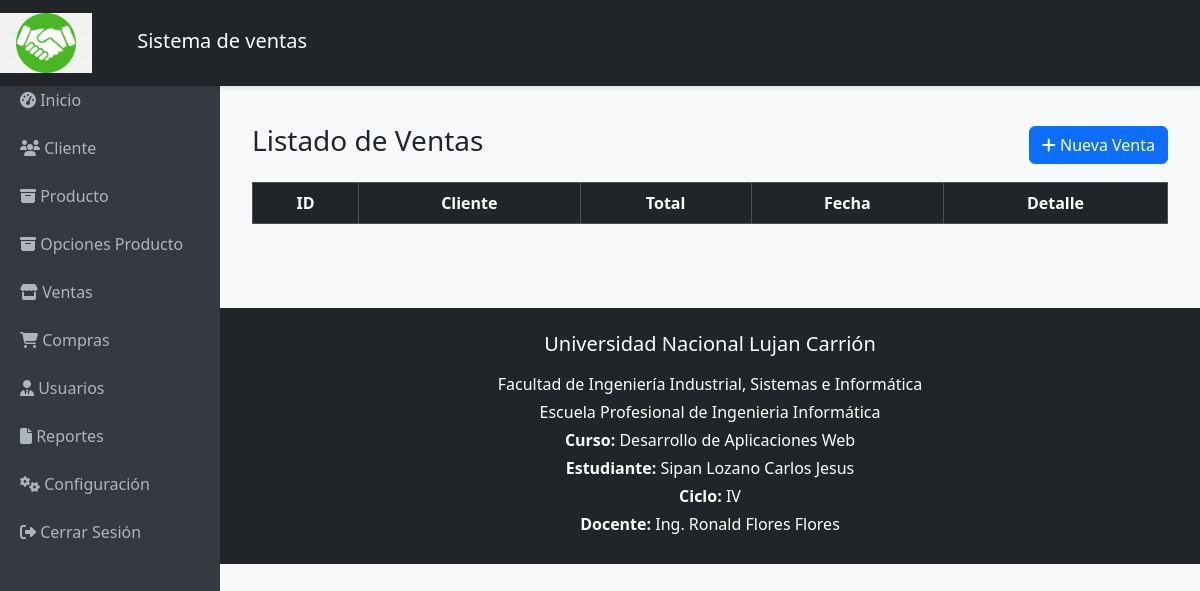
The app's page /venta.php, older data.
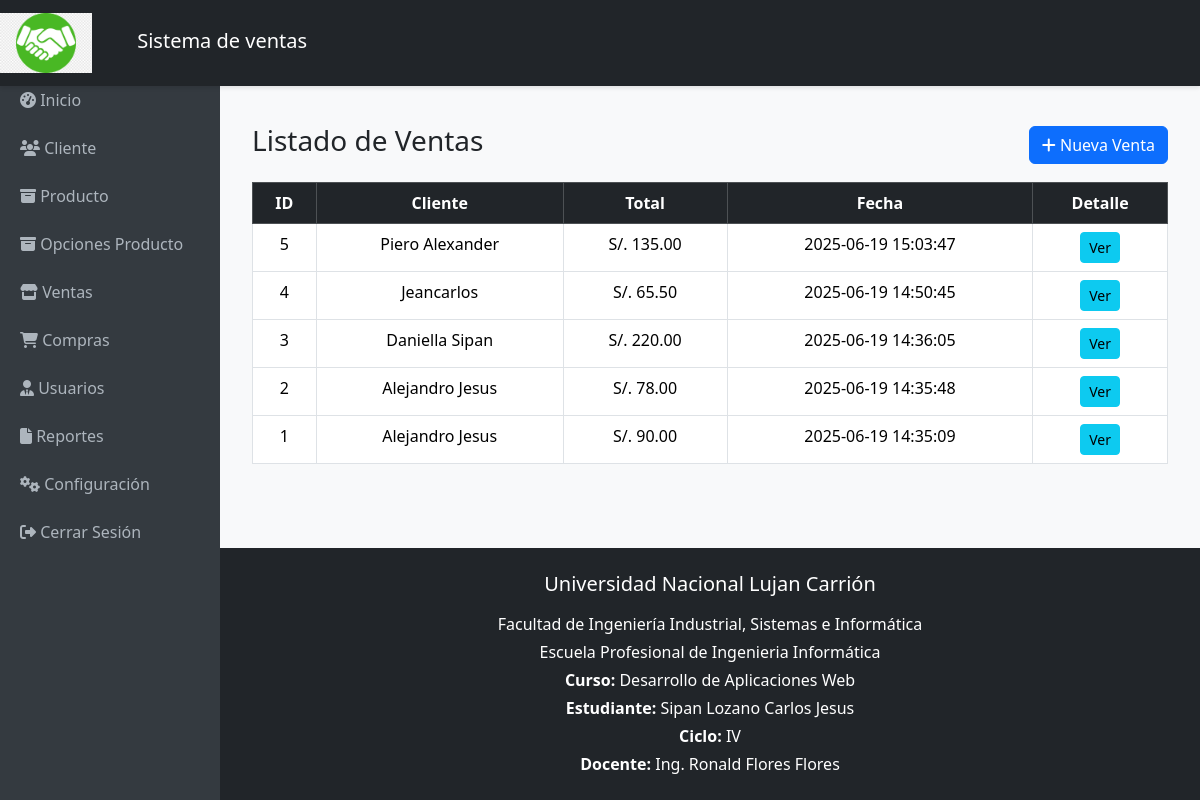
The same page, newer data.
### tables this page shows
CREATE TABLE `ventas` (
  `id` int(11) NOT NULL,
  `cliente_id` int(11) NOT NULL,
  `fecha` datetime DEFAULT current_timestamp(),
  `total` decimal(10,2) NOT NULL
);

CREATE TABLE `tb_cliente` (
  `client_id` int(11) NOT NULL,
  `client_nombres` varchar(30) NOT NULL,
  `client_apellidos` varchar(30) NOT NULL,
  `client_direccion` varchar(30) NOT NULL,
  `client_telefono` varchar(50) NOT NULL,
  `client_correo` varchar(60) NOT NULL,
  `fecha_registro` date NOT NULL
);

### venta.php (the view, shortened to what this page needs)
<?php
include_once './conexion/cone.php';
$ventas = $con->query("SELECT v.*, c.client_nombres FROM ventas v JOIN tb_cliente c ON v.cliente_id = c.client_id ORDER BY v.id DESC");
?>
<!DOCTYPE html>
<html lang="es">
<?php include_once './includes/head.php'; ?>
<body>
    <?php include_once './includes/header.php'; ?>
    <div class="content">
        <div class="container mt-5">
            <div class="d-flex justify-content-between mb-3 align-items-center">
                <h3>Listado de Ventas</h3>
                <button class="btn btn-primary" data-bs-toggle="modal" data-bs-target="#modalVenta">
                    <i class="fa fa-plus"></i> Nueva Venta
                </button>
            </div>
            <table class="table table-bordered text-center">
                <thead class="table-dark">
                    <tr>
                        <th>ID</th>
                        <th>Cliente</th>
                        <th>Total</th>
                        <th>Fecha</th>
                        <th>Detalle</th>
                    </tr>
                </thead>
                <tbody>
                    <?php while ($v = $ventas->fetch_assoc()) : ?>
                        <tr>
                            <td><?= $v['id'] ?></td>
                            <td><?= htmlspecialchars($v['client_nombres']) ?></td>
                            <td>S/. <?= number_format($v['total'], 2) ?></td>
                            <td><?= $v['fecha'] ?></td>
                            <td>
                                <a href="venta_detalle.php?id=<?= $v['id'] ?>" class="btn btn-info btn-sm">
                                    Ver
                                </a>
                            </td>
                        </tr>
                    <?php endwhile; ?>
                </tbody>
            </table>
        </div>
    </div>
    <?php include_once './includes/footer.php'; ?>
</body>
</html>

### includes/head.php (shortened to what this page needs)
<head>
    <link href="https://cdn.jsdelivr.net/npm/bootstrap@5.3.6/dist/css/bootstrap.min.css" rel="stylesheet">
    <link rel="stylesheet" href="https://cdnjs.cloudflare.com/ajax/libs/font-awesome/6.7.2/css/all.min.css">
    <link href="css/estilos_admin.css" rel="stylesheet">
    <link href="css/estilosadd.css" rel="stylesheet">
</head>

### includes/header.php
<nav class="navbar navbar-expand-lg navbar-dark bg-dark fixed-top">
    <a class="navbar-brand" href="#">
        <img src="img/poke.png" alt="Logo" style="height: 60px; margin-right: 40px;">
        Sistema de ventas
    </a>
</nav>
<div class="siderbar">
    <a href="admin.php"><i class="fa fa-tachometer-alt mr2"></i> Inicio</a>
    <a href="cliente.php"><i class="fa fa-users mr2"></i> Cliente</a>
    <a href="producto.php"><i class="fa fa-box-archive mr2"></i> Producto</a>
    <a href="opciones-prod.php"><i class="fa fa-box-archive mr2"></i> Opciones Producto</a>
    <a href="venta.php"><i class="fa-solid fa-store mr2"></i> Ventas</a>
    <a href="#"><i class="fa-solid fa-cart-shopping mr2"></i> Compras</a>
    <a href="usuario.php"><i class="fa-solid fa-user-tie mr2"></i> Usuarios</a>
    <a href="#"><i class="fa fa-file mr2"></i> Reportes</a>
    <a href="#"><i class="fa fa-cogs mr2"></i> Configuración</a>
    <a href="index.php"><i class="fa fa-sign-out-alt mr2"></i> Cerrar Sesión</a>
</div>

### includes/footer.php (shortened to what this page needs)
<footer class="bg-dark text-white py-4 mt-5">
    <div class="container text-center">
        <h5 class="mb-3">Universidad Nacional Lujan Carrión</h5>
        <p class="mb-1">Facultad de Ingeniería Industrial, Sistemas e Informática</p>
        <p class="mb-1">Escuela Profesional de Ingenieria Informática</p>
        <p class="mb-1"><strong>Curso:</strong> Desarrollo de Aplicaciones Web</p>
        <p class="mb-1"><strong>Estudiante:</strong> Sipan Lozano Carlos Jesus</p>
        <p class="mb-1"><strong>Ciclo:</strong> IV</p>
        <p class="mb-1"><strong>Docente:</strong> Ing. Ronald Flores Flores</p>
    </div>
</footer>

### css/estilos_admin.css (style rules this page uses)
body { font-family: 'Segoe UI', sans-serif; background-color: #f8f9fa; padding-top: 56px; }
.navbar { box-shadow: 0 2px 4px rgba(0, 0, 0, 0.1); }
.siderbar { position: fixed; top: 56px; left: 0; width: 220px; height: calc(100vh - 56px); background: #343a40; color: white; padding-top: 20px; overflow-y: auto; }
.siderbar a { color: #adb5bd; padding: 12px 20px; display: block; text-decoration: none; transition: 0.3s; }
.content { margin-left: 220px; padding: 20px; }
footer { margin-left: 220px; padding: 20px; }

Row changes from the older to the newer data that the page shows:
added ventas: id "5", cliente.client_nombres "Piero Alexander", total "135.00", fecha "2025-06-19 15:03:47"
added ventas: id "4", cliente.client_nombres "Jeancarlos", total "65.50", fecha "2025-06-19 14:50:45"
added ventas: id "3", cliente.client_nombres "Daniella Sipan", total "220.00", fecha "2025-06-19 14:36:05"
added ventas: id "2", cliente.client_nombres "Alejandro Jesus", total "78.00", fecha "2025-06-19 14:35:48"
added ventas: id "1", cliente.client_nombres "Alejandro Jesus", total "90.00", fecha "2025-06-19 14:35:09"
